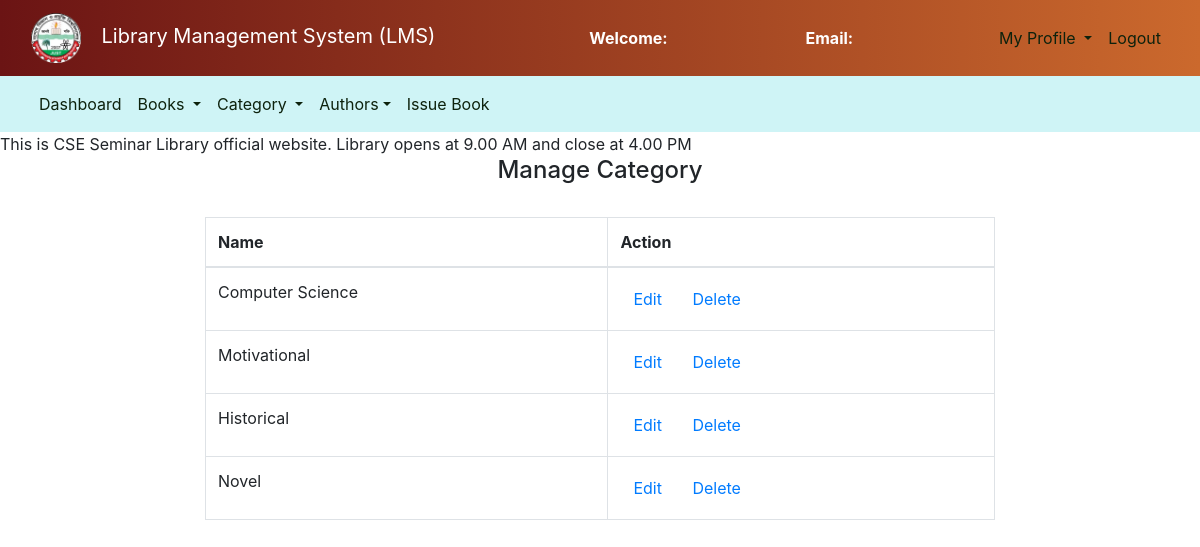
/admin/manage_cat.php, run on the app's committed database.
### tables this page shows
CREATE TABLE `category` (
  `cat_id` int(11) NOT NULL,
  `cat_name` varchar(100) NOT NULL
);

### admin/manage_cat.php (the view, shortened to what this page needs)
<!DOCTYPE html>
<html lang="en">
<head>
	<link rel="stylesheet" type="text/css" href="../bootstrap-4.4.1/css/bootstrap.min.css">
	<link rel="stylesheet" href="admin.css">
</head>
<body>
	<section class="header">
		<nav class="navbar navbar-expand-lg navbar-dark ">
			<div class="container-fluid">
				<div class="navbar-header">
					<a class="navbar-brand" href="index.php"><img src="logo.png" height="50" width="50" alt=""></a>
					<a class="navbar-brand" href="admin_dashboard.php">Library Management System (LMS)</a>
				</div>
				<font style="color: white"><span><strong>Welcome: <?php echo $_SESSION['name'];?></strong></span></font>
			    <font style="color: white"><span><strong>Email: <?php echo $_SESSION['email'];?></strong></font>
				<ul class="nav navbar-nav navbar-right">
		      <li class="nav-item dropdown">
	        	<a class="nav-link dropdown-toggle" data-toggle="dropdown">My Profile </a>
		      </li>
		      <li class="nav-item">
		        <a class="nav-link" href="../logout.php">Logout</a>
		      </li>
		    </ul>
			</div>
		</nav>
	</section>
	<nav class="navbar navbar-expand-lg navbar-light" style="background-color:#a0eaee80">
		<div class="container-fluid">
		    <ul class="nav navbar-nav navbar-center">
		      <li class="nav-item">
		        <a class="nav-link" href="admin_dashboard.php">Dashboard</a>
		      </li>
		      <li class="nav-item dropdown">
	        	<a class="nav-link dropdown-toggle" data-toggle="dropdown">Books </a>
		      </li>
		      <li class="nav-item dropdown">
	        	<a class="nav-link dropdown-toggle" data-toggle="dropdown">Category </a>
		      </li>
		      <li class="nav-item dropdown">
	        	<a class="nav-link dropdown-toggle" data-toggle="dropdown">Authors</a>
		      </li>
	          <li class="nav-item">
		        <a class="nav-link" href="issue_book.php">Issue Book</a>
		      </li>
		    </ul>
		</div>
	</nav>
	<span><marquee bgcolor = " whitesmoke " behavior="" direction = "left"> This is CSE Seminar Library official website. Library opens at 9.00 AM
			and close at 4.00 PM
		</marquee></span>
        <center><h4>Manage Category</h4><br></center>
		<div class="row">
			<div class="col-md-2"></div>
			<div class="col-md-8">
				<table class="table table-bordered table-hover">
					<thead>
						<tr>
							<th>Name</th>
							<th>Action</th>
						</tr>
					</thead>
					<?php
						$connection = mysqli_connect("localhost","root","");
						$query = "select * from category";
						$query_run = mysqli_query($connection,$query);
						while ($row = mysqli_fetch_assoc($query_run)){
							?>
							<tr>
								<td><?php echo $row['cat_name'];?></td>
								<td><button class="btn"><a href="edit_cat.php?cid=<?php echo $row['cat_id'];?>">Edit</a></button>
								<button class="btn"><a href="delete_cat.php?cid=<?php echo $row['cat_id'];?>">Delete</a></button></td>
							</tr>
							<?php
						}
					?>
				</table>
			</div>
			<div class="col-md-2"></div>
		</div>
</body>
</html>

### admin/admin.css (style rules this page uses)
.header { width: 100%; background-image: linear-gradient(to right, #6b1414, #cb692d); }
.navbar-brand { margin-left: 0px; color: white !important; }
.nav-link { color: rgb(13, 34, 13) !important; }

### data on the page
category: cat_name "Computer Science"
category: cat_name "Motivational"
category: cat_name "Historical"
category: cat_name "Novel"
